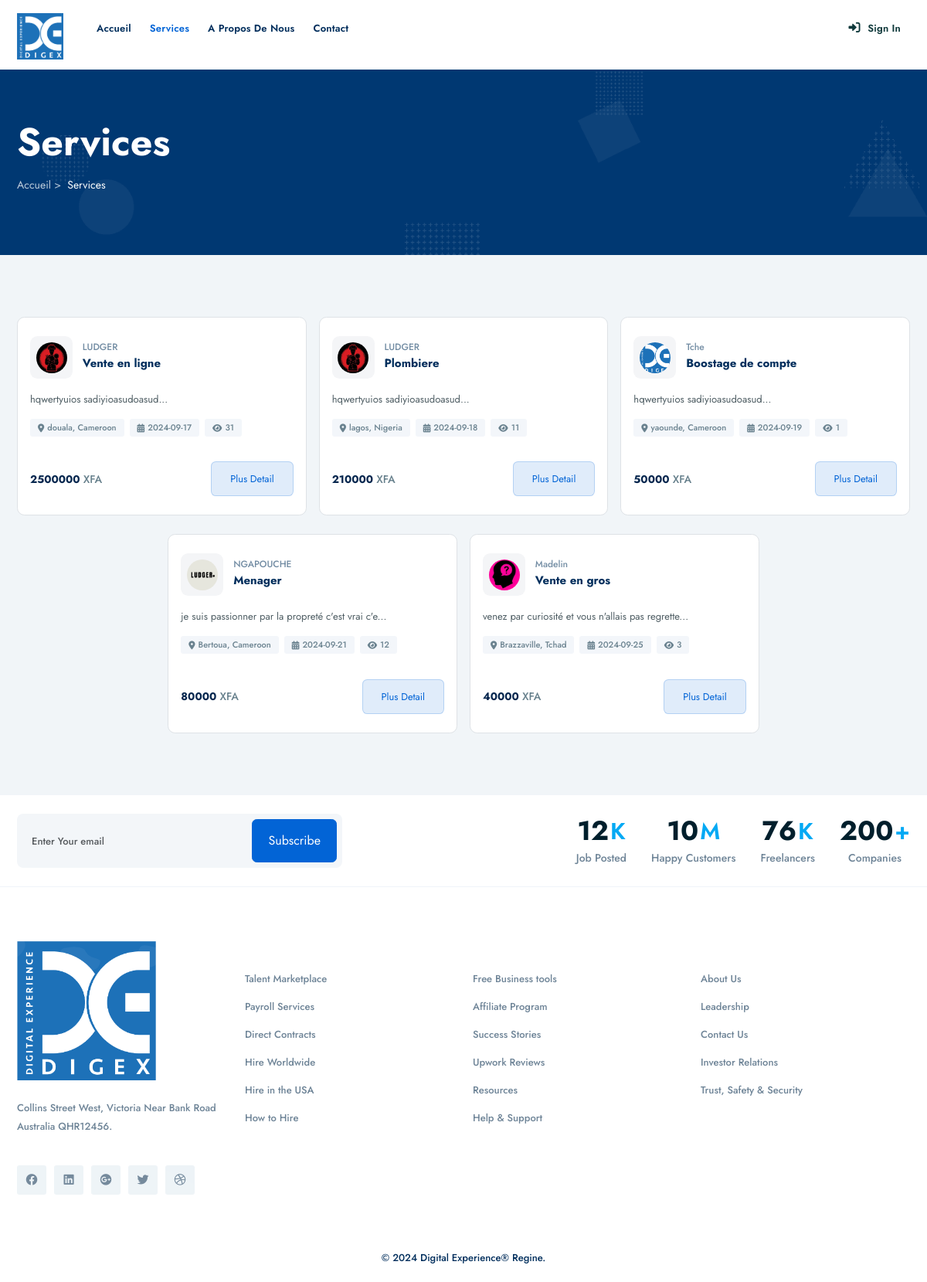
/services.php, run on the app's committed database.
### tables this page shows
CREATE TABLE `services` (
  `id` int(11) NOT NULL,
  `user_id` int(11) NOT NULL,
  `title` varchar(100) NOT NULL,
  `expired` enum('0','1') NOT NULL DEFAULT '0',
  `pays_service` varchar(100) NOT NULL,
  `ville_service` varchar(100) NOT NULL,
  `experience_service` varchar(100) NOT NULL,
  `description_service` varchar(255) NOT NULL,
  `salaire_service` int(11) NOT NULL,
  `skill_service` varchar(100) NOT NULL,
  `applied_service` int(11) NOT NULL DEFAULT 0,
  `view_service` int(11) NOT NULL DEFAULT 0,
  `created_at` date NOT NULL,
  `updated_at` date NOT NULL
);

CREATE TABLE `users` (
  `id` int(11) NOT NULL,
  `img` varchar(100) NOT NULL,
  `nom` varchar(100) NOT NULL,
  `prenom` varchar(100) NOT NULL,
  `email` varchar(100) NOT NULL,
  `number` int(20) NOT NULL,
  `sexe` varchar(100) NOT NULL,
  `password` varchar(100) NOT NULL,
  `type` varchar(100) NOT NULL,
  `langue` varchar(100) NOT NULL,
  `skill` varchar(100) DEFAULT NULL,
  `description` longtext DEFAULT NULL,
  `experience` varchar(100) DEFAULT NULL,
  `emplois` varchar(100) NOT NULL,
  `ville` varchar(100) NOT NULL,
  `pays` varchar(100) DEFAULT NULL,
  `social` longtext NOT NULL DEFAULT '\'{"facebook":" ","tweeter":" ","instagram":" ","linkin":" "}\'',
  `abonnement` varchar(100) DEFAULT NULL,
  `date_naissance` date DEFAULT NULL,
  `created_at` timestamp NOT NULL DEFAULT current_timestamp() ON UPDATE current_timestamp(),
  `updated_at` timestamp NOT NULL DEFAULT current_timestamp()
);

### controller/services_controller.php (the view, shortened to what this page needs)
<section class="gray-simple">
    <div class="container">
        <div class="row">
            <div class="col-lg-12 col-md-12 col-sm-12">
                <div class="row justify-content-center gx-xl-3 gx-3 gy-4">
                    <?php
                        include('actions/conbd.php');
                        $sql="SELECT services.id,
                                    services.pays_service,
                                    services.title,
                                    services.ville_service,
                                    services.salaire_service,
                                    services.view_service,
                                    services.updated_at,
                                    services.description_service,
                                    users.nom,
                                    users.prenom,
                                    users.img
                                FROM services
                                INNER JOIN users
                                ON services.user_id=users.id;";
                                    $query = mysqli_query($link,$sql);
                                    $nblignes=mysqli_num_rows($query);
                                    if($nblignes>0){
                                        while($data = mysqli_fetch_array($query)){
                                            echo'<div class="col-xl-4 col-lg-4 col-md-6 col-sm-12">
                                                    <div class="jbs-grid-layout border">
                                                        <div class="jbs-grid-emp-head">
                                                            <div class="jbs-grid-emp-content">
                                                                <div class="jbs-grid-emp-thumb"><a href="service.php?job='.$data['id'].'"><figure><img src="images_users/'.$data['img'].'" class="img-fluid circle" alt=""></figure></a></div>
                                                                <div class="jbs-grid-job-caption">
                                                                    <div class="jbs-job-employer-wrap"><span>'.$data['nom'].'</span></div>
                                                                    <div class="jbs-job-title-wrap"><h4><a href="service.php?job='.$data['id'].'" class="jbs-job-title">'.$data['title'].'</a></h4></div>
                                                                </div>
                                                            </div>
                                                        </div>
                                                        <div class="jbs-grid-job-description">
                                                            <p>'.substr($data['description_service'], 0, 50).'... </p>
                                                        </div>
                                                        <div class="jbs-grid-job-edrs">
                                                            <div class="jbs-grid-job-edrs-group">
                                                                <span><i class="fa-solid fa-location-dot me-1"></i>'.$data['ville_service'].', '.$data['pays_service'].'</span>
                                                                <span><i class="fa-solid fa-calendar-days me-1"></i>'.$data['updated_at'].'</span>
                                                                <span><i class="fa-solid fa-eye me-1"></i>'.$data['view_service'].'</span>
                                                            </div>
                                                        </div>
                                                        <div class="jbs-grid-job-apply-btns">
                                                            <div class="jbs-btn-groups">
                                                                <div class="jbs-sng-blux"><div class="jbs-grid-package-title smalls"><h5>'.$data['salaire_service'].'<span> XFA</span></h5></div></div>
                                                                <div class="jbs-sng-blux"><a href="service.php?job='.$data['id'].'" class="btn btn-md btn-light-primary px-4">Plus Detail</a></div>
                                                            </div>
                                                        </div>
                                                    </div>
                                                </div>';
                                        }
                                    }
                    ?>
                </div>
            </div>
        </div>
    </div>
</section>

### data on the page
services: user.img (picture), user.nom "LUDGER", title "Vente en ligne", description_service "hqwertyuios sadiyioasudoasud", ville_service "douala", pays_service "Cameroon", updated_at "2024-09-17", view_service "31", salaire_service "2500000"
services: user.img (picture), user.nom "LUDGER", title "Plombiere", description_service "hqwertyuios sadiyioasudoasud", ville_service "lagos", pays_service "Nigeria", updated_at "2024-09-18", view_service "11", salaire_service "210000"
services: user.img (picture), user.nom "Tche", title "Boostage de compte", description_service "hqwertyuios sadiyioasudoasud", ville_service "yaounde", pays_service "Cameroon", updated_at "2024-09-19", view_service "1", salaire_service "50000"
services: user.img (picture), user.nom "NGAPOUCHE", title "Menager", description_service "je suis passionner par la propreté c'est vrai c'e", ville_service "Bertoua", pays_service "Cameroon", updated_at "2024-09-21", view_service "12", salaire_service "80000"
services: user.img (picture), user.nom "Madelin", title "Vente en gros", description_service "venez par curiosité et vous n'allais pas regrette", ville_service "Brazzaville", pays_service "Tchad", updated_at "2024-09-25", view_service "3", salaire_service "40000"
